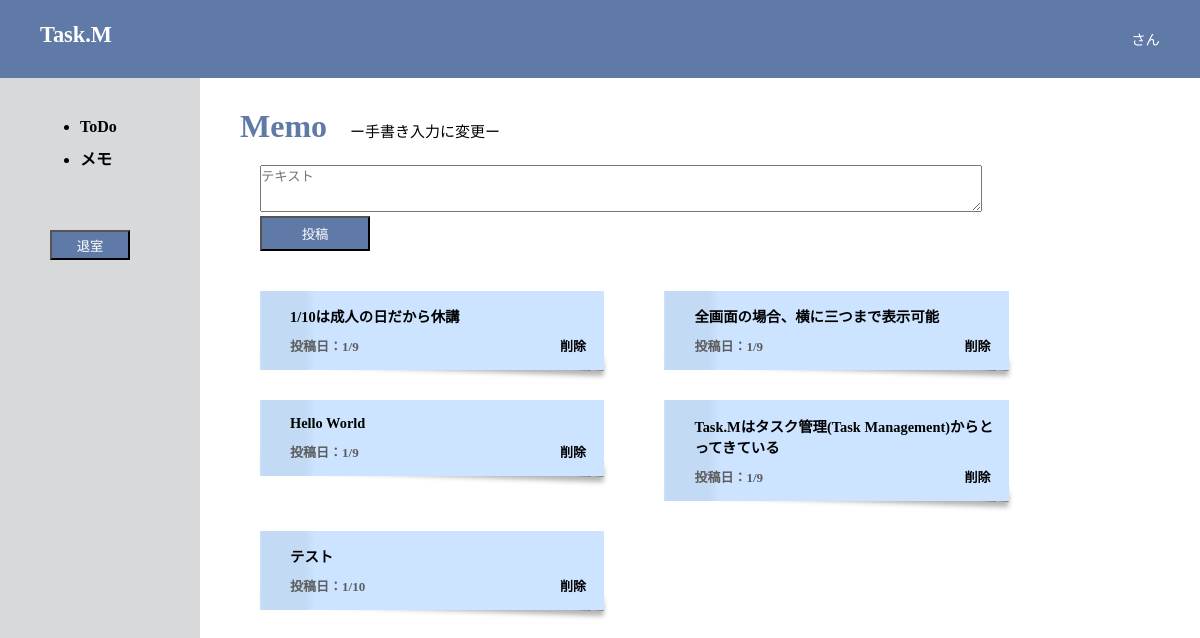
/todo/memo/, run on the app's committed database.
### todo/models.py (models this page shows)
class Memo(models.Model):
    text = models.TextField(default='')
    time = models.DateTimeField(default=timezone.now)

### todo/views.py (the view)
# urls.py: path('memo/', views.memo, name='memo'),
def memo(request):
    memo_lists = Memo.objects.all()
    data = {'memo_lists': memo_lists}
    return render(request, 'todo/memo.html', data)

### templates/todo/memo.html (shortened to what this page needs)
{% load static %}
<!DOCTYPE html>
<html>
<head>
    <link type="text/css" rel="stylesheet" href="{% static 'css/home7.css' %}">
</head>
<body>
    <header id="header">
        <div class="wrapper">
            <p>Task.M</p>
            <nav>
                <ul>
                    {{ user.username }}さん
                </ul>
            </nav>
        </div>
    </header>
    <div id="main">
        <div id="menu">
            <ul>
                <li><a href="../">ToDo</a></li>
                <li><a href="">メモ</a></li>
            </ul>
            <button type="submit" class="exit" onclick="location.href='../../'">退室</button>
        </div>
        <div id="contents">
            <div id="app">
                <h1 id="tit">Memo <a class="change" href="../hand/">　ー手書き入力に変更ー</a></h1>
                <div>
                    <form action="{% url 'memo_create' %}" method="POST">
                        <div class="memo_content">
                            <textarea name="text" placeholder="テキスト" class="memo_detail" required="required"></textarea>
                        </div>
                        <input type="submit" value="投稿" class="memo_btn" />
                    </form>
                </div>
                <div class="fusen">
                    {% for memo_list in memo_lists %}
                    <ul>
                        <li>{{ memo_list.text }}</li>
                        <li>
                            <p>投稿日：{{ memo_list.time.month }}/{{ memo_list.time.day }} </p>
                        </li>
                        <li><a href="{% url 'memo_delete' memo_list.id %}">削除</a></li>
                    </ul>
                    {% endfor %}
                </div>
            </div>
        </div>
    </div>
</body>
</html>

### static/css/home7.css (style rules this page uses)
* { margin: 0; padding: 0; }
#header { width: 100%; background-color: #607AA7; height: 78px; }
#header .wrapper { overflow: hidden; margin: 0 auto; width: 100%; }
#header p { float: left; color: white; margin-top: 22px; font-size: 1.4rem; font-weight: 700; margin-left: 40px; }
#header ul { float: right; color: white; margin: 28px 0; font-size: 0.9rem; font-weight: 500; margin-right: 40px; }
#main { height: calc(100% - 78px); overflow: hidden; }
html, body { height: 100%; background-color: #d8d9db; }
#menu { float: left; width: 200px; height: 100%; background-color: #d8d9db; z-index: 2; }
ul { margin-left: 80px; margin-top: 40px; font-weight: bold; }
li { margin-bottom: 10px; }
li a:link, li a:visited, li a:active { color: black; text-decoration: none; }
.exit { margin-left: 50px; margin-top: 50px; background-color: #607AA7; color: white; width: 80px; height: 30px; }
#contents { position: absolute; margin-left: 200px; width: calc(100% - 200px); min-height: calc(100% - 78px); background-color: #ffffff; z-index: 0; }
#app { margin-top: 30px; margin-left: 20px; }
#contents h1 { margin-left: 20px; margin-top: 20px; color: #607AA7; }
.memo_detail { margin-top: 20px; margin-left: 40px; width: 60vw; height: 45px; }
.memo_btn { margin-left: 40px; margin-bottom: 50px; background-color: #607AA7; color: white; width: 110px; height: 35px; }
.fusen { position:relative; left: -40px; bottom: 50px; z-index:0; list-style: none; }
.fusen ul { float: left; width:300px; list-style-type: none; font-size: 0.9em; padding: 1em; padding-left: 30px; padding-bottom: 5px; position: relative; margin-bottom: -10px; margin-right: -20px; word-break:break-word; background: linear-gradient(to right, #cce4ff 0%, #c3daf5 0.5%, #c3daf5 13%, #cce4ff 16%); }
.fusen ul::after { content:""; display:block; position: absolute; z-index: -1; bottom: 5px; right: 0; height: 15px; width: 99%; background: rgba(0,0,0,0.5); box-shadow: 0 5px 5px rgba(0,0,0,0.3); transform: rotate(2deg); }
.fusen a { margin-left: 270px; font-size: 13px; position: absolute; margin-top: -29px; }
.fusen p { font-size: 13px; color: #5c5c5c; }
.change { font-size: 15px; font-weight: 100; }
.fusen a:link, .fusen a:visited, .fusen a:active { color: black; text-decoration: none; }
#tit a:link, #tit a:visited, #tit a:active { color: black; text-decoration: none; }

### data on the page
Memo: text "1/10は成人の日だから休講", time.month "1", time.day "9"
Memo: text "全画面の場合、横に三つまで表示可能", time.month "1", time.day "9"
Memo: text "Hello World", time.month "1", time.day "9"
Memo: text "Task.Mはタスク管理(Task Management)からとってきている", time.month "1", time.day "9"
Memo: text "テスト", time.month "1", time.day "10"
